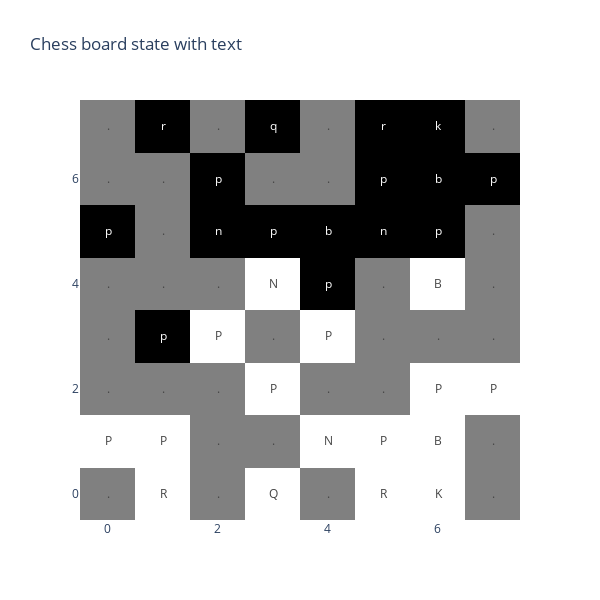

Notebook cell for this chart:
### Code cell
def tensor_to_text(board_state: torch.Tensor) -> np.ndarray:
    # Create a mapping from numbers to characters
    # Update this mapping according to your requirements

    # Convert the tensor to numpy array for easier processing
    board_array = board_state.numpy()

    # Create an empty array with the same shape for text
    text_array = np.empty(board_array.shape, dtype=str)

    # Fill the text array with corresponding characters
    for i in range(board_array.shape[0]):
        for j in range(board_array.shape[1]):
            text_array[i, j] = INT_TO_CHAR.get(board_array[i, j], str(board_array[i, j]))

    return text_array

def plot_board_state_with_text(board_state: torch.Tensor):
    # Convert the tensor to a text matrix
    text_matrix = tensor_to_text(board_state)

    # Define the custom colorscale
    colorscale = [
        [0, 'black'],   # Negative values
        [0.49, 'black'],
        [0.5, 'grey'],  # Zero
        [0.51, 'white'],
        [1, 'white']    # Positive values
    ]


    # Create heatmap with text and custom colorscale
    heatmap = go.Heatmap(
        z=board_state.numpy(), 
        text=text_matrix, 
        showscale=False, 
        colorscale=colorscale,
        texttemplate="%{text}"  # Set the texttemplate here
    )

    return heatmap
heatmap = plot_board_state_with_text(move_of_interest_state)

# Define the layout
layout = go.Layout(
    title="Chess board state with text",
    xaxis=dict(ticks='', nticks=8),
    yaxis=dict(ticks='', nticks=8),
    autosize=False,
    width=600,
    height=600
)

# Create figure and plot
fig = go.Figure(data=[heatmap], layout=layout)
fig.show()

### Figure 1 — Plotly figure (JSON) as saved in the notebook; plotly's stock layout.template omitted (floating-point values rounded to 4 significant figures)
{"data": [{"colorscale": [[0, "black"], [0.49, "black"], [0.5, "grey"], [0.51, "white"], [1, "white"]], "showscale": false, "text": [[".", "R", ".", "Q", ".", "R", "K", "."], ["P", "P", ".", ".", "N", "P", "B", "."], [".", ".", ".", "P", ".", ".", "P", "P"], [".", "p", "P", ".", "P", ".", ".", "."], [".", ".", ".", "N", "p", ".", "B", "."], ["p", ".", "n", "p", "b", "n", "p", "."], [".", ".", "p", ".", ".", "p", "b", "p"], [".", "r", ".", "q", ".", "r", "k", "."]], "texttemplate": "%{text}", "type": "heatmap", "z": [[0, 4, 0, 5, 0, 4, 6, 0], [1, 1, 0, 0, 2, 1, 3, 0], [0, 0, 0, 1, 0, 0, 1, 1], [0, -1, 1, 0, 1, 0, 0, 0], [0, 0, 0, 2, -1, 0, 3, 0], [-1, 0, -2, -1, -3, -2, -1, 0], [0, 0, -1, 0, 0, -1, -3, -1], [0, -4, 0, -5, 0, -4, -6, 0]]}], "layout": {"autosize": false, "height": 600, "title": {"text": "Chess board state with text"}, "width": 600, "xaxis": {"nticks": 8, "ticks": ""}, "yaxis": {"nticks": 8, "ticks": ""}}}
